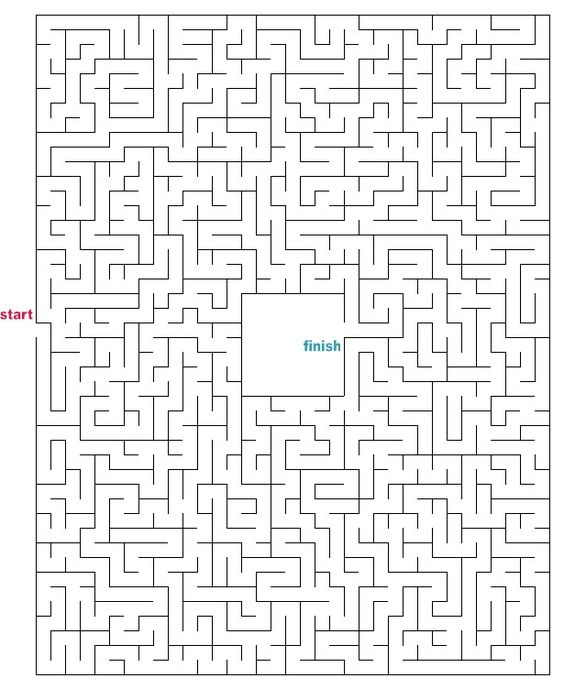
#> input picture img/maze5.jpg, 564 x 689 px
$ python console_app.py img/maze5.jpg
#> lines starting #> are read from the running program, lines starting #| are printed output that depends on the picture
### maze_augmenter/img_handler.py
import cv2
import numpy as np

# First set of Hough, Canny etc parameter values for augmentation
HOUGH_MINLINELENGTH = 1
HOUGH_MAXLINEGAP = 1
HOUGH_THRESHOLD = 2
CANNY_THRESHOLD1 = 50
CANNY_THRESHOLD2 = 150
LINE_COLOR = (0,0,0)
LINE_THICKNESS = 3
MORPH_KERNEL_SIZE = 3
EROSION_ITER = 3
DILATION_ITER = 1

class ImgMaze:
    def __init__(self, img_path, is_filebytes):
        """Constructor for ImgMaze class

        Args:
            img_path (str): Path of image file
            is_filebytes (bool): Whether arg{img_path} is a filebytes or string
        """
        self.__img = img_path
        self.__is_filebytes = is_filebytes
        if is_filebytes:
            self.__readimage = cv2.imdecode
        else:
            self.__readimage = cv2.imread


    def get_bgr_maze(self):
        return self.__readimage(self.__img, flags=cv2.IMREAD_COLOR)
#> returned value is the input picture: shape (689, 564, 3); mean B, G, R 237.5, 237.5, 237.5

    def get_gray_maze(self):
        return self.__readimage(self.__img, flags=cv2.IMREAD_GRAYSCALE)

    # [4 lines left out: function get_inv_gray_maze, not called in this run]

    def get_augmented_bgr_maze(self):
        img = self.__get_maze_with_hlines(
                            minLineLength=HOUGH_MINLINELENGTH,
                            maxLineGap=HOUGH_MAXLINEGAP,
                            threshold=HOUGH_THRESHOLD,
                            line_color=LINE_COLOR,
                            line_thickness=LINE_THICKNESS)

        k_size = MORPH_KERNEL_SIZE
        kernel = np.ones((k_size,k_size), np.uint8)

        eroded_img = cv2.erode(img, kernel, iterations=EROSION_ITER)
        aug_img = cv2.dilate(eroded_img, kernel, iterations=DILATION_ITER)
        return aug_img

    def __get_maze_with_hlines(self, minLineLength, maxLineGap, threshold,
                                line_color, line_thickness):
#> called with minLineLength = 1, maxLineGap = 1, threshold = 2, line_color = (0, 0, 0), line_thickness = 3
        img_bgr = self.get_bgr_maze()
        gray_img = cv2.cvtColor(img_bgr, cv2.COLOR_BGR2GRAY)
        gray_img = cv2.bitwise_not(gray_img)
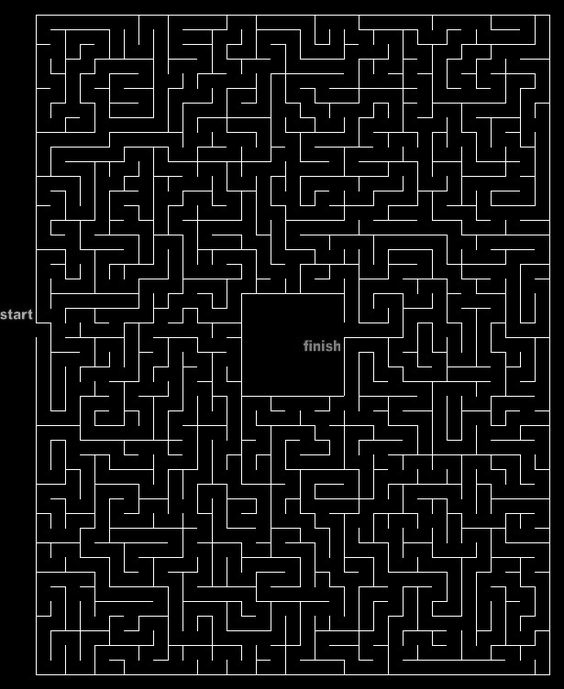
#> gray_img: shape (689, 564); min 0, max 255, mean 17.5
        edges = cv2.Canny(gray_img, CANNY_THRESHOLD1, CANNY_THRESHOLD2)
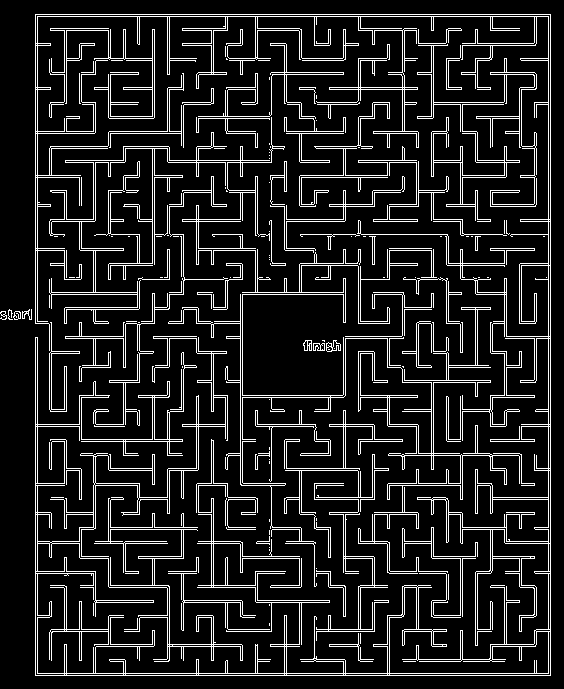
#> edges: shape (689, 564); 11.8% white in thin lines or dots
        lines = cv2.HoughLinesP(image=edges,
                                rho=1,
                                theta=np.pi/180,
                                threshold=threshold,
                                minLineLength=minLineLength,
                                maxLineGap=maxLineGap)
        try:
            for line in lines:
                x1, y1, x2, y2 = line[0]
                cv2.line(img_bgr, (x1, y1), (x2, y2),
                    line_color, line_thickness)
#> this loop made 9250 passes
#> (x1, y1, x2, y2) on passes 1 to 3: (321, 277, 323, 277), (271, 72, 273, 72), (215, 206, 215, 204)
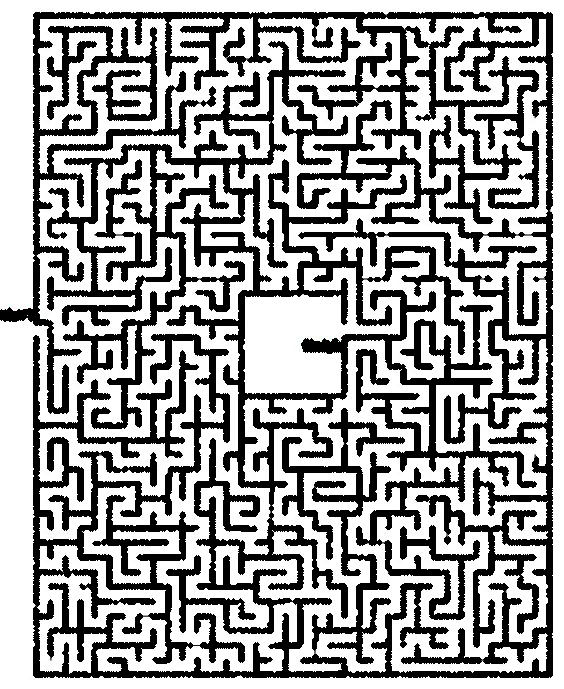
#> img_bgr: shape (689, 564, 3); mean B, G, R 159.7, 159.7, 159.7
        except:
            print("ImgMaze->__get_maze_with_hlines: Unknown error")
        return img_bgr


### console_app.py
"""This script lets you choose any maze img, whose path given as
commandline argument, and draw the path between chosen start and end point.
Usage:
    python main.py [path to maze image]
    Click on maze image to set start and end points and press enter to
    generate the corresponding path.
    If clicked on a point unintentionally, press 'r' key to reset start and
    end points.
    To quit the program, press 'q' key.
    """
import cv2
import os
import sys
from maze_solver.maze import Maze
from maze_augmenter.img_handler import ImgMaze

ENTER_KEY = 13
click_number = 0
start = ()
end = ()

def mouse_callback(event, x, y, flags, param):
    global click_number
    global start
    global end
    if event == cv2.EVENT_LBUTTONDOWN:
        if click_number is 0:
            start = (x, y)
            print(f"start: ({x},{y})")
            click_number = 1
        else:
            end = (x, y)
            print(f"end: ({x},{y})")
            click_number = 0

def main():
    if len(sys.argv) is not 2:
        print("Error: Please provide path to maze image!!")
        exit(1)

    global start, end, click_number
    img_path = sys.argv[1]
    img_path = os.path.abspath(img_path)

    img_obj = ImgMaze(img_path, is_filebytes=False)
    maze_orig = img_obj.get_bgr_maze()
    maze_aug = img_obj.get_augmented_bgr_maze()
#> in get_augmented_bgr_maze, `eroded_img = cv2.erode(img, kernel, iterations=EROSION_ITER)`:
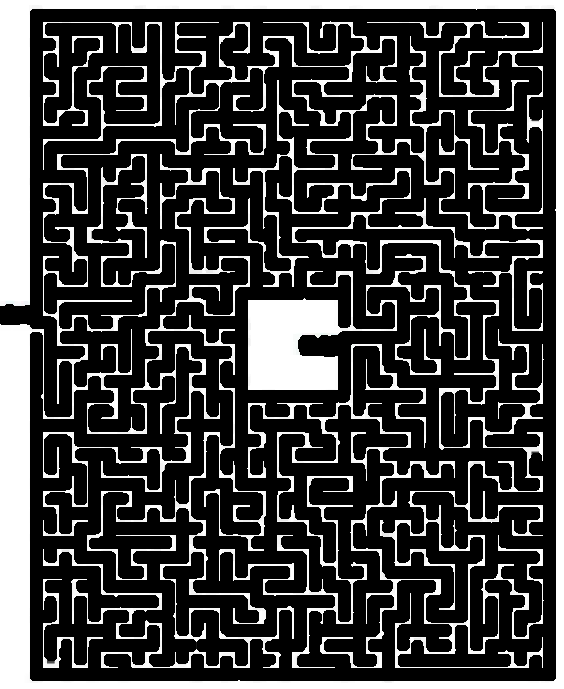
#> eroded_img: shape (689, 564, 3); mean B, G, R 59.5, 59.5, 59.5
#> in get_augmented_bgr_maze, `aug_img = cv2.dilate(eroded_img, kernel, iterations=DILATION_ITER)`:
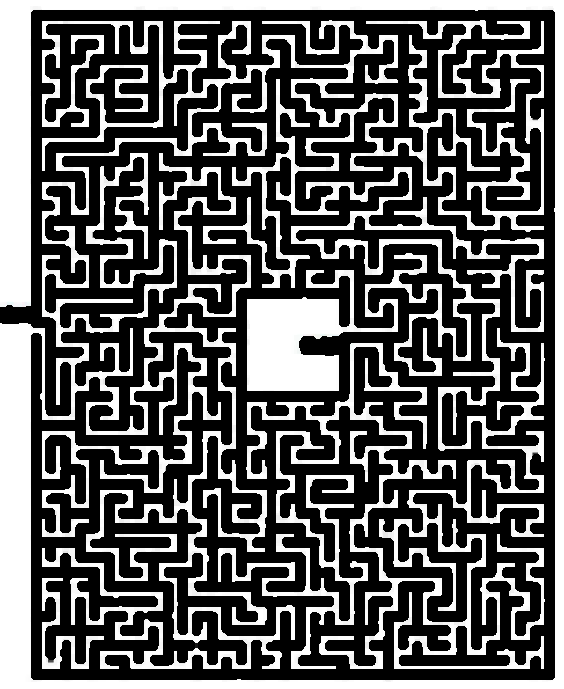
#> aug_img: shape (689, 564, 3); mean B, G, R 90.1, 90.1, 90.1

    cv2.namedWindow('Maze image')
    cv2.setMouseCallback('Maze image', mouse_callback)

    while True:
        cv2.imshow('Maze image', maze_orig)
        key = cv2.waitKey(0) & 0xFF
#> (key q is pressed here)

        if(key == ord('r')):
            click_number = 0
            start = ()
            end = ()
            continue

        elif(key == ENTER_KEY):
            print("Processing...")
            sol_obj = Maze(maze_aug, is_augmented=True)
            sol_obj.get_shortest_path(start, end)
            sol_img = sol_obj.get_solution_image(alt_img=maze_orig,
                                                    line_width=2,
                                                    line_color=(0,0,255))
            cv2.imshow('Solution', sol_img)
            print("Done!!!")
            cv2.waitKey(0)
            cv2.destroyWindow('Solution')

        elif(key == ord('q')):
            cv2.destroyAllWindows()
            break


if __name__ == "__main__":
    main()

$ run again, on img/ui1.png
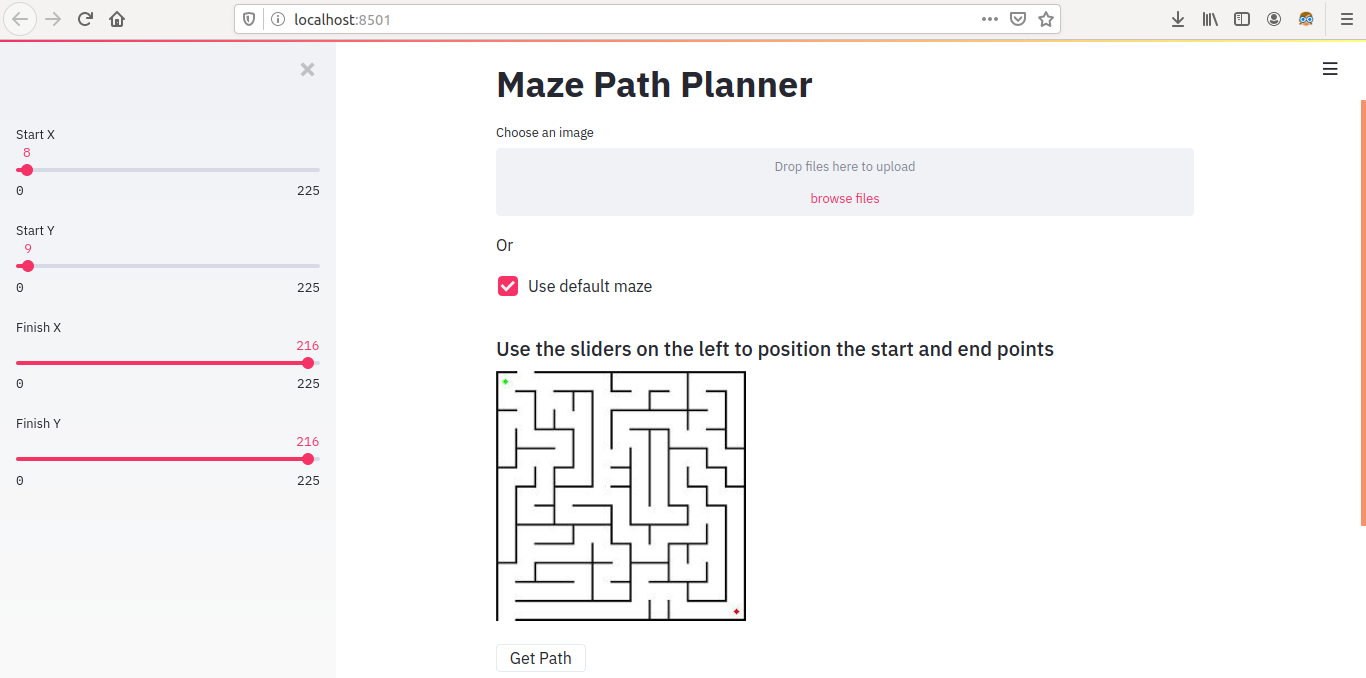
#> input picture img/ui1.png, 1366 x 678 px
#> in get_bgr_maze, returned value is the input picture: shape (678, 1366, 3); mean B, G, R 246.8, 246.1, 247
#> in __get_maze_with_hlines, `edges = cv2.Canny(gray_img, CANNY_THRESHOLD1, CANNY_THRESHOLD2)`:
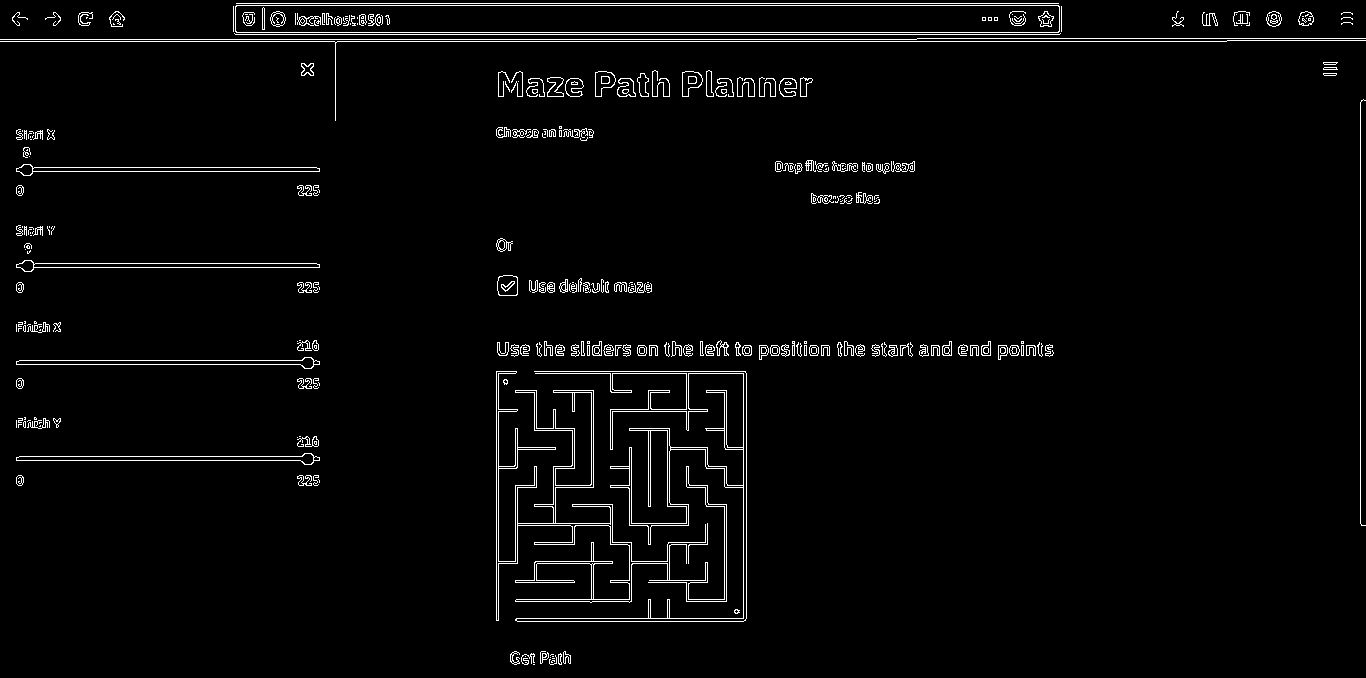
#> edges: shape (678, 1366); 2.8% white in thin lines or dots
#> the loop in __get_maze_with_hlines, `for line in lines:` made 5107 passes
#> (x1, y1, x2, y2) on passes 1 to 3: (496, 413, 498, 413), (1045, 353, 1050, 353), (942, 5, 942, 3)
#> in get_augmented_bgr_maze, `aug_img = cv2.dilate(eroded_img, kernel, iterations=DILATION_ITER)`:
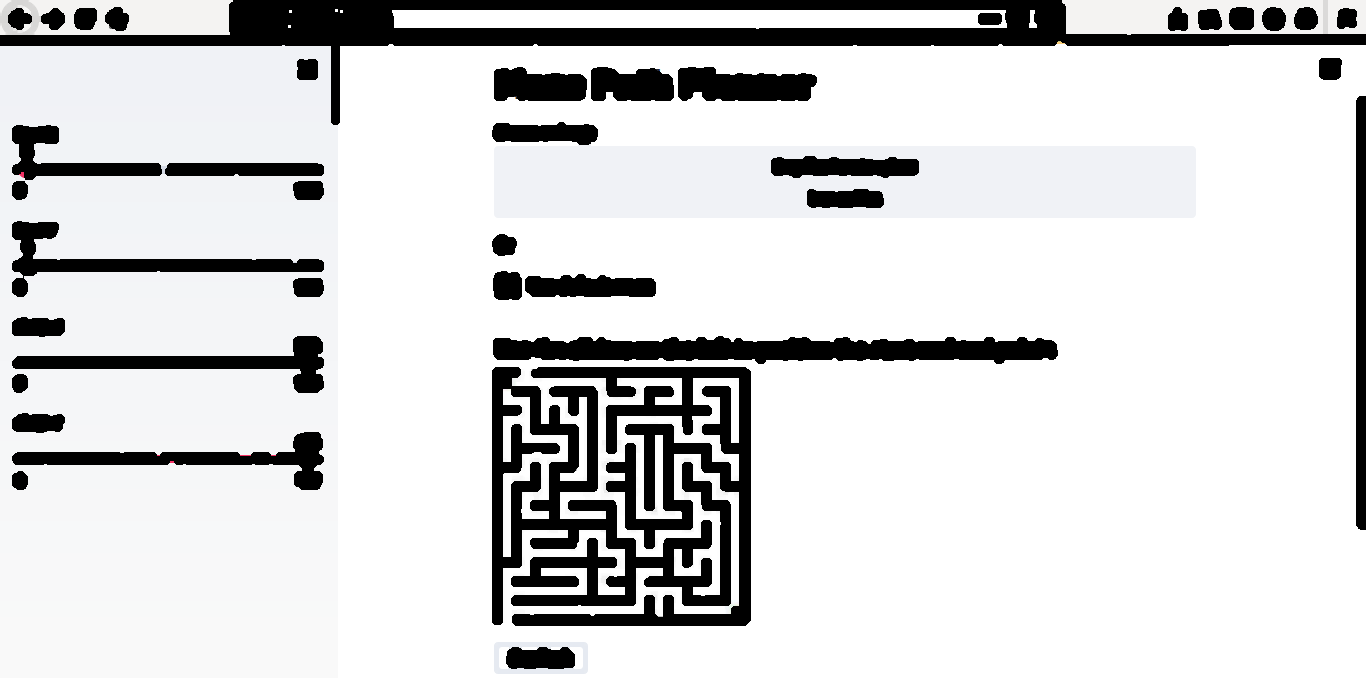
#> aug_img: shape (678, 1366, 3); mean B, G, R 214.3, 213.7, 213.4

$ run again, on img/ui2.png
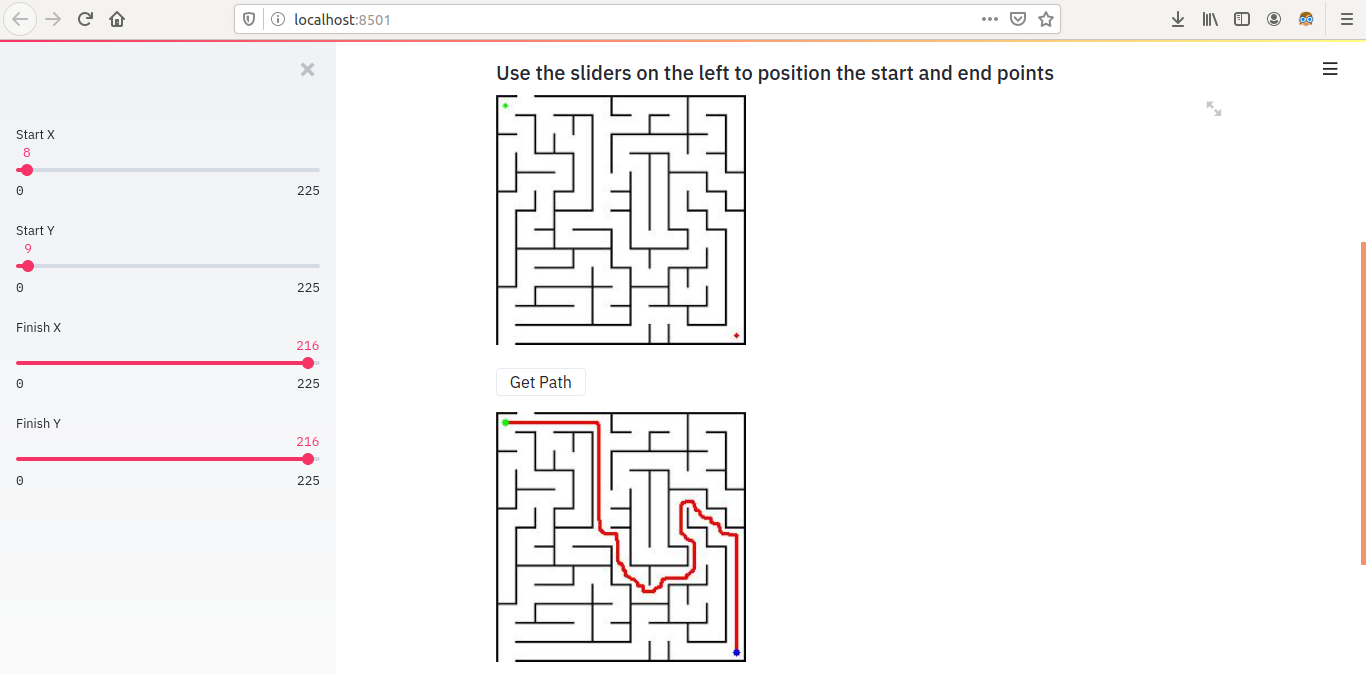
#> input picture img/ui2.png, 1366 x 674 px
#> in get_bgr_maze, returned value is the input picture: shape (674, 1366, 3); mean B, G, R 245.7, 245.2, 246.6
#> in __get_maze_with_hlines, `edges = cv2.Canny(gray_img, CANNY_THRESHOLD1, CANNY_THRESHOLD2)`:
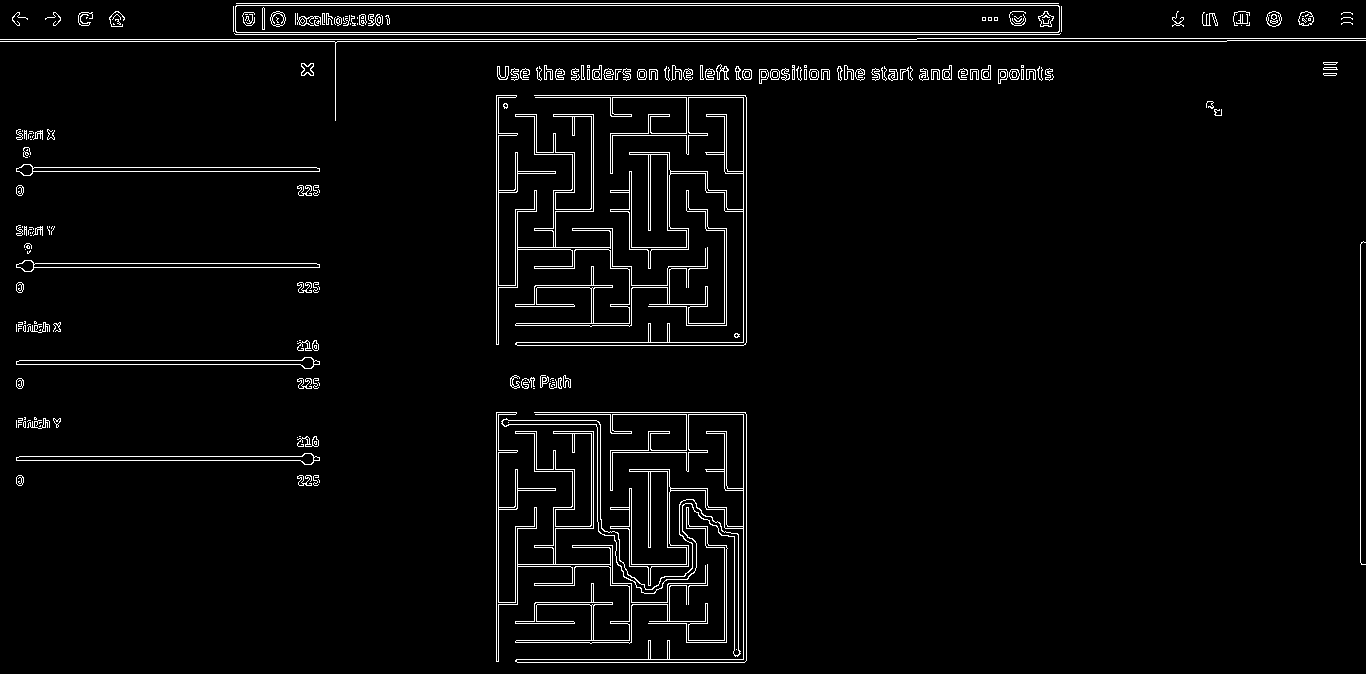
#> edges: shape (674, 1366); 3.4% white in thin lines or dots
#> the loop in __get_maze_with_hlines, `for line in lines:` made 5750 passes
#> (x1, y1, x2, y2) on passes 1 to 3: (551, 471, 553, 465), (496, 311, 496, 313), (92, 41, 94, 39)
#> in get_augmented_bgr_maze, `aug_img = cv2.dilate(eroded_img, kernel, iterations=DILATION_ITER)`:
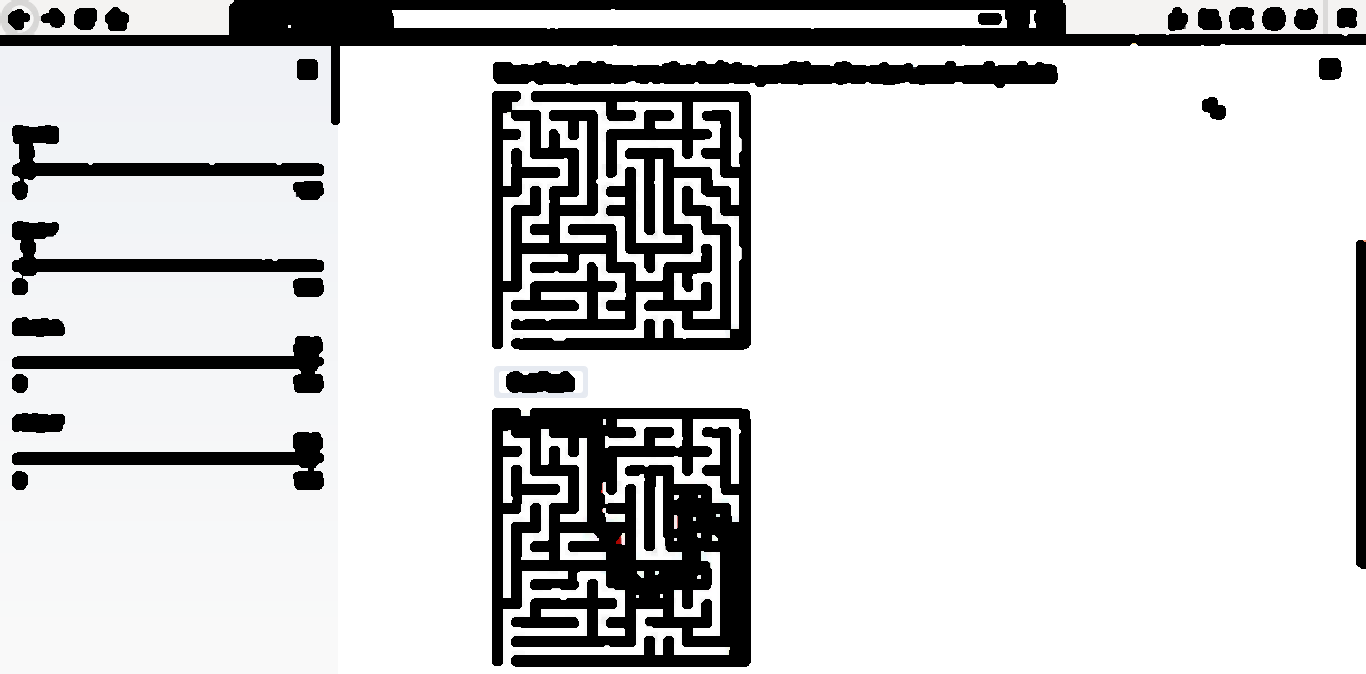
#> aug_img: shape (674, 1366, 3); mean B, G, R 207, 206.6, 206.4
